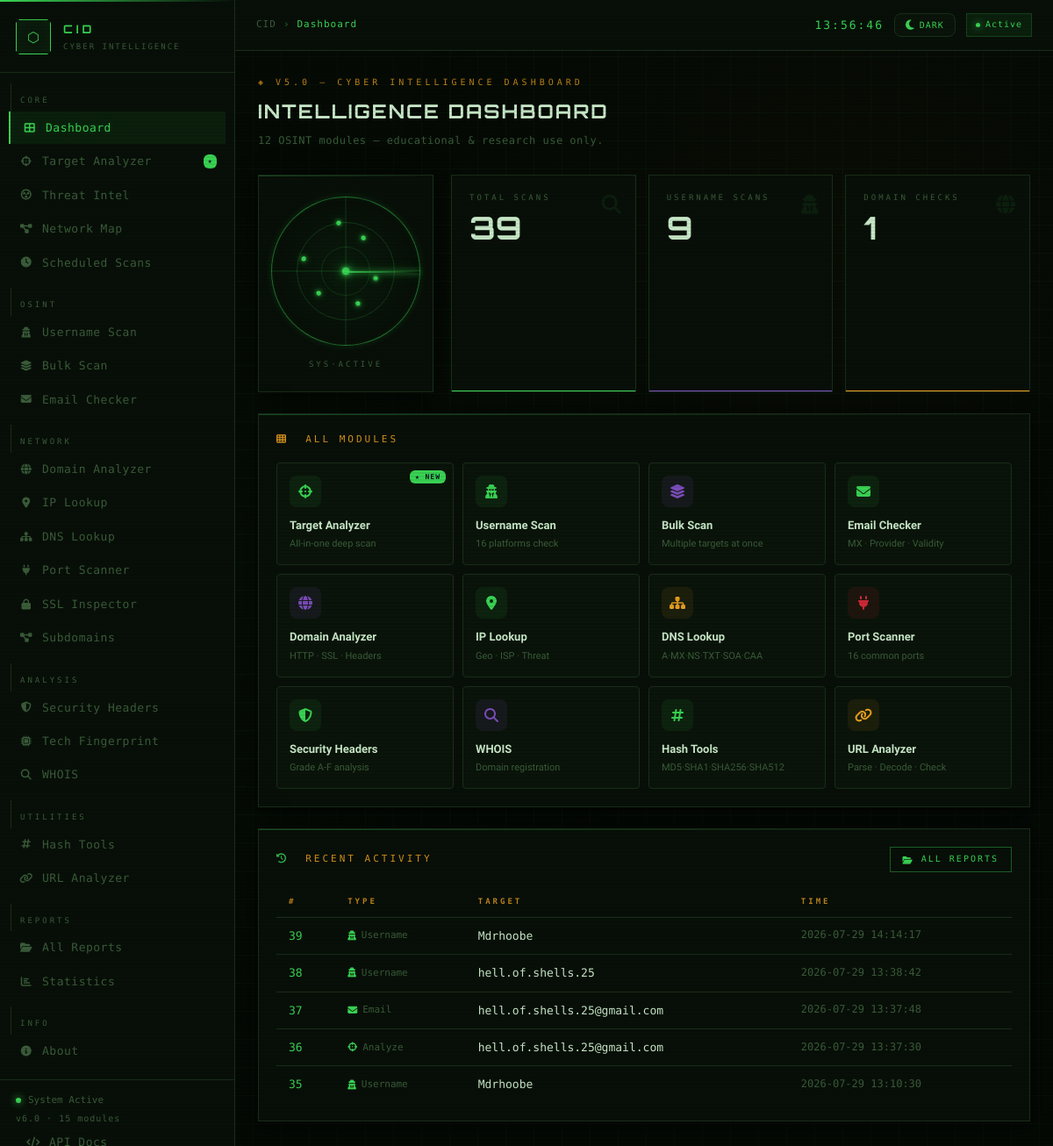
The page / (signed in) on the database as committed earlier.
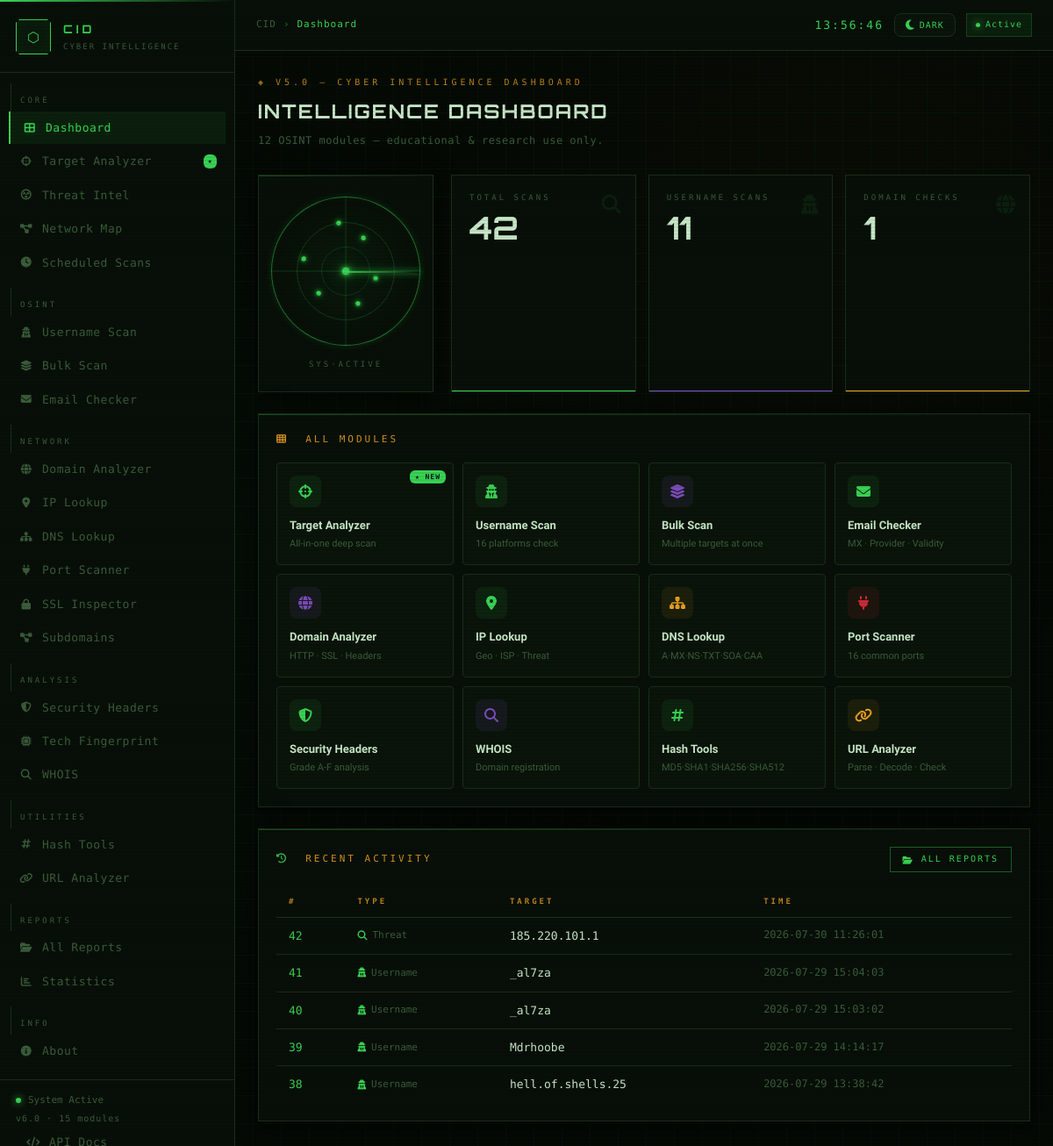
The same page on the database as committed later.
### tables this page shows
CREATE TABLE reports (
                id        INTEGER PRIMARY KEY AUTOINCREMENT,
                type      TEXT NOT NULL,
                target    TEXT NOT NULL,
                results   TEXT NOT NULL DEFAULT '{}',
                summary   TEXT DEFAULT '{}',
                timestamp TEXT NOT NULL
            );

### app.py (the view)
@app.route('/')
@login_required
def dashboard():
    total, uname, domain = count_reports()
    return render_template('dashboard.html', total=total, uname=uname,
                           domain=domain, recent=get_recent_reports(5), active='dashboard')

### app.py (called while the page is built)
def login_required(f):
    @wraps(f)
    def decorated(*args, **kwargs):
        if not session.get('logged_in'):
            return redirect(url_for('login'))
        return f(*args, **kwargs)
    return decorated

### db.py (called while the page is built)
def get_conn():
    conn = sqlite3.connect(DB_PATH)
    conn.row_factory = sqlite3.Row
    return conn

def get_recent_reports(limit=5):
    with get_conn() as conn:
        rows = conn.execute('SELECT * FROM reports ORDER BY id DESC LIMIT ?', (limit,)).fetchall()
    return [_to_dict(r) for r in rows]

def count_reports():
    with get_conn() as conn:
        total  = conn.execute('SELECT COUNT(*) FROM reports').fetchone()[0]
        uname  = conn.execute("SELECT COUNT(*) FROM reports WHERE type='username'").fetchone()[0]
        domain = conn.execute("SELECT COUNT(*) FROM reports WHERE type='domain'").fetchone()[0]
    return total, uname, domain

def _to_dict(row):
    if row is None: return None
    d = dict(row)
    for f in ('results', 'summary'):
        try:    d[f] = json.loads(d[f])
        except: d[f] = {}
    return d

### templates/dashboard.html (shortened to what this page needs)
{% extends "base.html" %}
{% block breadcrumb %}Dashboard{% endblock %}
{% block content %}
<div class="page-hdr">
  <div class="page-eye">◈ v5.0 — Cyber Intelligence Dashboard</div>
  <h1 class="page-title">Intelligence Dashboard</h1>
  <p class="page-sub">12 OSINT modules — educational & research use only.</p>
</div>
<div style="display:grid;grid-template-columns:200px 1fr;gap:20px;margin-bottom:24px;">
  <div class="card" style="padding:24px;display:flex;flex-direction:column;align-items:center;justify-content:center;min-height:200px;">
    <div class="radar-container">
      <div class="radar-sweep"></div>
      <div class="radar-center"></div>
      <div class="radar-target" style="top:28%;left:62%;animation-delay:0.5s;"></div>
      <div class="radar-target" style="top:65%;left:32%;animation-delay:1.4s;"></div>
      <div class="radar-target" style="top:18%;left:45%;animation-delay:2.1s;"></div>
      <div class="radar-target" style="top:72%;left:58%;animation-delay:0.9s;"></div>
      <div class="radar-target" style="top:42%;left:22%;animation-delay:1.7s;"></div>
      <div class="radar-target" style="top:55%;left:70%;animation-delay:2.8s;"></div>
    </div>
    <div style="font-family:var(--font-mono);font-size:9px;color:var(--text-dim);
                letter-spacing:3px;margin-top:14px;text-align:center;">
      SYS·ACTIVE
    </div>
  </div>
  <div style="display:grid;grid-template-columns:repeat(3,1fr);gap:14px;">
    <div class="stat-card c-green">
      <div class="stat-lbl">Total Scans</div>
      <div class="stat-val">{{ total }}</div>
      <div class="stat-icon"><i class="fas fa-search"></i></div>
    </div>
    <div class="stat-card c-violet">
      <div class="stat-lbl">Username Scans</div>
      <div class="stat-val">{{ uname }}</div>
      <div class="stat-icon"><i class="fas fa-user-secret"></i></div>
    </div>
    <div class="stat-card c-amber">
      <div class="stat-lbl">Domain Checks</div>
      <div class="stat-val">{{ domain }}</div>
      <div class="stat-icon"><i class="fas fa-globe"></i></div>
    </div>
  </div>
</div>
<div class="card" style="margin-bottom:24px;">
  <div class="card-label"><i class="fas fa-th" style="color:var(--amber);"></i> &nbsp;All Modules</div>
  <div style="display:grid;grid-template-columns:repeat(4,1fr);gap:10px;">
    {% for route, icon, color, name, desc, is_new in tools %}
    <a href="{{ url_for(route) }}"
       style="display:flex;flex-direction:column;gap:10px;padding:14px;
              background:var(--bg-input);border:1px solid var(--border);border-radius:var(--r);
              text-decoration:none;color:var(--text);transition:all .2s;position:relative;overflow:hidden;"
       onmouseover="this.style.borderColor='var(--{{ color }})';this.style.background='rgba(0,200,255,.04)';this.style.transform='translateY(-2px)'"
       onmouseout="this.style.borderColor='var(--border)';this.style.background='var(--bg-input)';this.style.transform='translateY(0)'">
      {% if is_new %}
      <span style="position:absolute;top:8px;right:8px;background:var(--cyan);color:#07101f;
                   font-size:8px;font-family:var(--font-mono);font-weight:700;padding:1px 6px;
                   border-radius:6px;letter-spacing:1px;">★ NEW</span>
      {% endif %}
      <div style="width:36px;height:36px;border-radius:8px;background:var(--{{ color }}-dim);
                  color:var(--{{ color }});display:flex;align-items:center;justify-content:center;font-size:16px;">
        <i class="{{ icon }}"></i>
      </div>
      <div>
        <div style="font-weight:600;font-size:13px;color:var(--text-hi);">{{ name }}</div>
        <div style="font-size:11px;color:var(--text-dim);margin-top:2px;">{{ desc }}</div>
      </div>
    </a>
    {% endfor %}
  </div>
</div>
<div class="card">
  <div style="display:flex;align-items:center;justify-content:space-between;margin-bottom:16px;">
    <div class="card-label" style="margin-bottom:0;"><i class="fas fa-history" style="color:var(--cyan);"></i> &nbsp;Recent Activity</div>
    <a href="{{ url_for('reports') }}" class="btn btn-outline btn-sm"><i class="fas fa-folder-open"></i> All Reports</a>
  </div>
  {% if recent %}
  <table class="data-table">
    <thead><tr><th>#</th><th>Type</th><th>Target</th><th>Time</th></tr></thead>
    <tbody>
      {% set type_icons = {'username':'fas fa-user-secret','domain':'fas fa-globe',
         'analyze':'fas fa-crosshairs','ip_lookup':'fas fa-map-marker-alt',
         'email':'fas fa-envelope','whois':'fas fa-search','dns':'fas fa-sitemap',
         'port_scan':'fas fa-plug','headers':'fas fa-shield-alt'} %}
      {% for r in recent %}
      <tr>
        <td class="mono" style="color:var(--text-dim);">
          <a href="{{ url_for('view_report', report_id=r.id) }}" style="color:var(--cyan);">{{ r.id }}</a>
        </td>
        <td>
          <span style="font-family:var(--font-mono);font-size:11px;color:var(--text-dim);display:flex;align-items:center;gap:6px;">
            <i class="{{ type_icons.get(r.type, 'fas fa-search') }}" style="color:var(--cyan);"></i>
            {{ r.type.replace('_',' ').title() }}
          </span>
        </td>
        <td class="mono" style="color:var(--text-hi);">
          <a href="{{ url_for('view_report', report_id=r.id) }}" style="color:var(--text-hi);">{{ r.target }}</a>
        </td>
        <td style="color:var(--text-dim);font-size:12px;">{{ r.timestamp }}</td>
      </tr>
      {% endfor %}
    </tbody>
  </table>
  {% else %}
  <div class="empty-state" style="padding:40px;">
    <div class="empty-icon"><i class="fas fa-satellite-dish"></i></div>
    <div class="empty-title">No activity yet</div>
    <div class="empty-text">Start with <a href="{{ url_for('analyze') }}">Target Analyzer</a></div>
  </div>
  {% endif %}
</div>
{% endblock %}

### templates/base.html (shortened to what this page needs)
<!DOCTYPE html>
<html lang="en">
<head>
  <link rel="stylesheet" href="https://cdnjs.cloudflare.com/ajax/libs/font-awesome/6.5.0/css/all.min.css"/>
  <link rel="stylesheet" href="{{ url_for('static', filename='css/style.css') }}"/>
</head>
<body>
<div class="app-layout">
  <aside class="sidebar" id="sidebar">
    <div class="sidebar-logo">
      <div class="logo-badge">⬡</div>
      <div class="logo-text">
        <span class="l-main">CID</span>
        <span class="l-sub">Cyber Intelligence</span>
      </div>
    </div>
    <nav class="sidebar-nav">
      <div class="nav-section">Core</div>
      <a href="{{ url_for('dashboard') }}"
         class="nav-link {% if active=='dashboard' %}active{% endif %}">
        <i class="fas fa-th-large"></i><span>Dashboard</span>
      </a>
      <a href="{{ url_for('analyze') }}"
         class="nav-link {% if active=='analyze' %}active{% endif %}">
        <i class="fas fa-crosshairs"></i>
        <span>Target Analyzer</span>
        {% if active != 'analyze' %}
        <span style="margin-left:auto;font-size:8px;background:var(--cyan);color:#07101f;
                     padding:1px 5px;border-radius:6px;font-weight:800;">★</span>
        {% endif %}
      </a>
<a href="{{ url_for('threat_intel') }}"
         class="nav-link {% if active=='threat' %}active{% endif %}"
         style="{% if active=='threat' %}color:var(--red);border-left-color:var(--red);background:var(--red-dim);{% endif %}">
        <i class="fas fa-radiation-alt"></i><span>Threat Intel</span>
      </a>
      <a href="{{ url_for('network_map') }}"
         class="nav-link {% if active=='network_map' %}active{% endif %}">
        <i class="fas fa-project-diagram"></i><span>Network Map</span>
      </a>
<a href="{{ url_for('scheduler_page') }}"
         class="nav-link {% if active=='scheduler' %}active{% endif %}">
        <i class="fas fa-clock"></i><span>Scheduled Scans</span>
      </a>
      <div class="nav-section" style="margin-top:10px;">OSINT</div>
      <a href="{{ url_for('username') }}"
         class="nav-link {% if active=='username' %}active{% endif %}">
        <i class="fas fa-user-secret"></i><span>Username Scan</span>
      </a>
      <a href="{{ url_for('bulk') }}"
         class="nav-link {% if active=='bulk' %}active{% endif %}">
        <i class="fas fa-layer-group"></i><span>Bulk Scan</span>
      </a>
      <a href="{{ url_for('email_checker') }}"
         class="nav-link {% if active=='email_checker' %}active{% endif %}">
        <i class="fas fa-envelope"></i><span>Email Checker</span>
      </a>
      <div class="nav-section" style="margin-top:10px;">Network</div>
      <a href="{{ url_for('domain') }}"
         class="nav-link {% if active=='domain' %}active{% endif %}">
        <i class="fas fa-globe"></i><span>Domain Analyzer</span>
      </a>
      <a href="{{ url_for('ip_lookup') }}"
         class="nav-link {% if active=='ip_lookup' %}active{% endif %}">
        <i class="fas fa-map-marker-alt"></i><span>IP Lookup</span>
      </a>
      <a href="{{ url_for('dns_lookup_route') }}"
         class="nav-link {% if active=='dns' %}active{% endif %}">
        <i class="fas fa-sitemap"></i><span>DNS Lookup</span>
      </a>
      <a href="{{ url_for('port_scanner') }}"
         class="nav-link {% if active=='port_scanner' %}active{% endif %}">
        <i class="fas fa-plug"></i><span>Port Scanner</span>
      </a>
      <a href="{{ url_for('ssl_inspector') }}"
         class="nav-link {% if active=='ssl' %}active{% endif %}">
        <i class="fas fa-lock"></i><span>SSL Inspector</span>
      </a>
      <a href="{{ url_for('subdomain_finder') }}"
         class="nav-link {% if active=='subdomains' %}active{% endif %}">
        <i class="fas fa-project-diagram"></i><span>Subdomains</span>
      </a>
      <div class="nav-section" style="margin-top:10px;">Analysis</div>
      <a href="{{ url_for('headers_check') }}"
         class="nav-link {% if active=='headers' %}active{% endif %}">
        <i class="fas fa-shield-alt"></i><span>Security Headers</span>
      </a>
      <a href="{{ url_for('tech_detect') }}"
         class="nav-link {% if active=='tech' %}active{% endif %}">
        <i class="fas fa-microchip"></i><span>Tech Fingerprint</span>
      </a>
      <a href="{{ url_for('whois_lookup') }}"
         class="nav-link {% if active=='whois' %}active{% endif %}">
        <i class="fas fa-search"></i><span>WHOIS</span>
      </a>
      <div class="nav-section" style="margin-top:10px;">Utilities</div>
      <a href="{{ url_for('hash_tools') }}"
         class="nav-link {% if active=='hash_tools' %}active{% endif %}">
        <i class="fas fa-hashtag"></i><span>Hash Tools</span>
      </a>
      <a href="{{ url_for('url_analyzer') }}"
         class="nav-link {% if active=='url_analyzer' %}active{% endif %}">
        <i class="fas fa-link"></i><span>URL Analyzer</span>
      </a>
      <div class="nav-section" style="margin-top:10px;">Reports</div>
      <a href="{{ url_for('reports') }}"
         class="nav-link {% if active=='reports' %}active{% endif %}">
        <i class="fas fa-folder-open"></i><span>All Reports</span>
      </a>
      <a href="{{ url_for('stats') }}"
         class="nav-link {% if active=='stats' %}active{% endif %}">
        <i class="fas fa-chart-bar"></i><span>Statistics</span>
      </a>
      <div class="nav-section" style="margin-top:10px;">Info</div>
      <a href="{{ url_for('about') }}"
         class="nav-link {% if active=='about' %}active{% endif %}">
        <i class="fas fa-info-circle"></i><span>About</span>
      </a>
    </nav>
    <div class="sidebar-footer">
      <div class="sys-status">
        <span class="dot on"></span>System Active
      </div>
      <div class="ver">v6.0 · 15 modules</div>
<a href="{{ url_for('api_docs') }}"
         class="nav-link {% if active=='api_docs' %}active{% endif %}">
        <i class="fas fa-code"></i><span>API Docs</span>
      </a>
    </div>
  </aside>
  <div class="main-wrapper">
    <header class="topbar">
      <div style="display:flex;align-items:center;gap:12px;">
        <div class="breadcrumb">
          <span>CID</span>
          <span class="sep">›</span>
          <span class="here">{% block breadcrumb %}Home{% endblock %}</span>
        </div>
      </div>
      <div class="topbar-right">
        <div class="clock" id="clock">00:00:00</div>
        <button onclick="toggleTheme()" id="themeBtn"
          style="background:var(--bg-input);border:1px solid var(--border);
                 border-radius:8px;color:var(--cyan);cursor:pointer;
                 padding:6px 12px;font-size:13px;transition:all .2s;
                 display:flex;align-items:center;gap:6px;">
          <i class="fas fa-moon" id="themeIcon"></i>
          <span id="themeLabel" style="font-family:var(--font-mono);font-size:10px;letter-spacing:1px;">DARK</span>
        </button>
        <div class="session-tag">
          <span class="dot on" style="width:5px;height:5px;"></span>
          Active
        </div>
      </div>
    </header>
    <main class="content">
      {% block content %}{% endblock %}
    </main>
  </div>
</div>
</body>
</html>

Rows that differ between the two databases and show on the page:
no longer on this page (row unchanged): reports: id "37", type.replace "Email", target "hell.of.shells.25@gmail.com", timestamp "2026-07-29 13:37:48"
no longer on this page (row unchanged): reports: id "36", type.replace "Analyze", target "hell.of.shells.25@gmail.com", timestamp "2026-07-29 13:37:30"
no longer on this page (row unchanged): reports: id "35", type.replace "Username", target "Mdrhoobe", timestamp "2026-07-29 13:10:30"
added reports: id "42", type.replace "Threat", target "185.220.101.1", timestamp "2026-07-30 11:26:01"
added reports: id "41", type.replace "Username", target "_al7za", timestamp "2026-07-29 15:04:03"
added reports: id "40", type.replace "Username", target "_al7za", timestamp "2026-07-29 15:03:02"
Other text that changed with them:
{{ total }}: "39" → "42"
{{ uname }}: "9" → "11"
